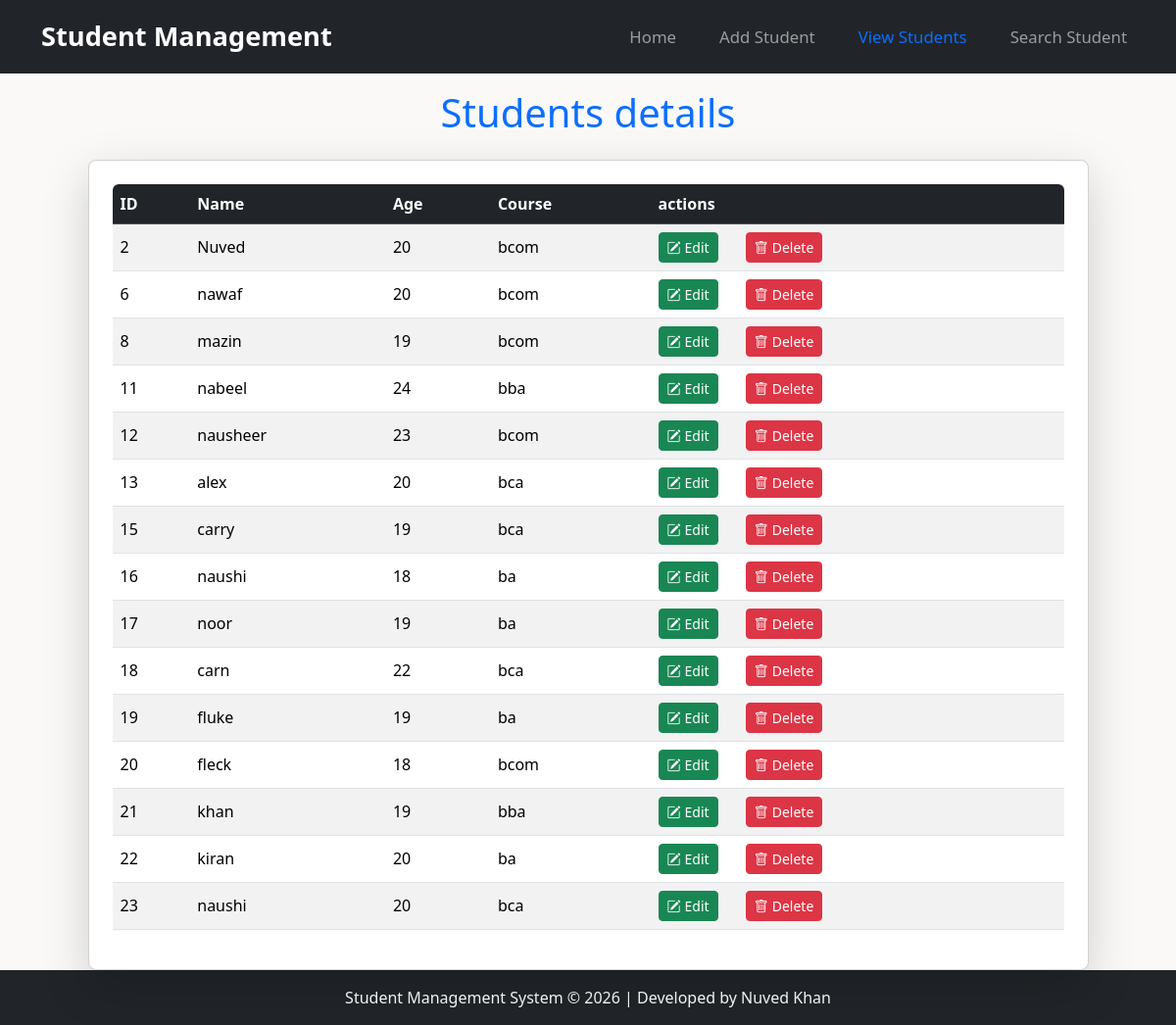
Screenshot of /view_students with the database file from the repository.
### tables this page shows
CREATE TABLE students
             (
              id INTEGER PRIMARY KEY AUTOINCREMENT,
              name TEXT, 
              age INTEGER,
              course TEXT);

### app.py (the view)
@app.route("/view_students")
def view_students():
    c.execute("SELECT * FROM students")
    students = c.fetchall()
    return render_template(
        "view_student.html",
        students=students
    )

### templates/view_student.html (shortened to what this page needs)
<!DOCTYPE html>
<html lang="en">
<head>
    <link href="https://cdn.jsdelivr.net/npm/bootstrap@5.3.7/dist/css/bootstrap.min.css" rel="stylesheet">
    <link rel="stylesheet" href="https://cdn.jsdelivr.net/npm/bootstrap-icons@1.11.3/font/bootstrap-icons.min.css">
    <link rel="stylesheet" href="{{ url_for('static', filename='style.css') }}">
</head>
    <body class="d-flex flex-column min-vh-100">
        <main class="flex-grow-1">
            <nav class="navbar navbar-expand-lg navbar-dark bg-dark">
                <div class="container">
                    <a class="navbar-brand" href="/">Student Management</a>
                    <ul class="navbar-nav ms-auto d-flex flex-row gap-3">
                        <li class="nav-item">
                            <a class="nav-link" href="/">Home</a>
                        </li>
                        <li class="nav-item">
                            <a class="nav-link" href="/add_student">Add Student</a>
                        </li>
                        <li class="nav-item">
                            <a class="nav-link nav" href="/view_students">View Students</a>
                        </li>
                        <li class="nav-item">
                            <a class="nav-link" href="/search_student">Search Student</a>
                        </li>
                    </ul>
                </div>
            </nav>
            <h1 class="text-primary text-center pt-3">Students details
            </h1>
            <div class="container pt-3 ">
                {% if students %}
                <div class="row justify-content-center">
                    <div class="col-md-11">
                        <div class="card shadow-lg rounded-3">
                            <div class="card-body p-4">
                                <div class="table-responsive rounded overflow-hidden">
                                    <table class="table table-hover table-striped align-middle">
                                        <thead class="table-dark">
                                            <tr>
                                                <th>ID</th>
                                                <th>Name</th>
                                                <th>Age</th>
                                                <th>Course</th>
                                                <th>actions</th>
                                            </tr>
                                        </thead>
                                        {% for student in students %}
                                        <tr>
                                            <td>{{ student[0] }}</td>
                                            <td>{{ student[1] }}</td>
                                            <td>{{ student[2] }}</td>
                                            <td>{{ student[3] }}</td>
                                            <td>
                                                <a class="btn btn-success btn-sm me-4 "
                                                    href="/edit_student/{{ student[0] }} "><i
                                                        class="bi bi-pencil-square me-1"></i>Edit</a>
                                                <a class="btn btn-danger btn-sm"
                                                    onclick="return confirm('Are you sure?')"
                                                    href="/delete_student/{{ student[0] }}"><i
                                                        class="bi bi-trash me-1"></i>Delete</a>
                                            </td>
                                        </tr>
                                        {% endfor %}
                                    </table>
                                </div>
                                {% else %}
                                <p>No students found.</p>
                                {% endif %}
                            </div>
                        </div>
                    </div>
                </div>
            </div>
        </main>
    </body>
    <footer class="bg-dark text-white text-center py-3">
        Student Management System © 2026 | Developed by Nuved Khan
    </footer>
</html>

### static/style.css (style rules this page uses)
body { background-color: #faf9f8; }
.card { transition:0.3s; }
.navbar { padding: 12px 0; }
.navbar-brand { font-size: 1.7rem; font-weight: 600; }
.nav-link { font-size: 1.05rem; margin-left: 12px; }

### rows the page displays
students: id "2", name "Nuved", age "20", course "bcom"
students: id "6", name "nawaf", age "20", course "bcom"
students: id "8", name "mazin", age "19", course "bcom"
students: id "11", name "nabeel", age "24", course "bba"
students: id "12", name "nausheer", age "23", course "bcom"
students: id "13", name "alex", age "20", course "bca"
students: id "15", name "carry", age "19", course "bca"
students: id "16", name "naushi", age "18", course "ba"
students: id "17", name "noor", age "19", course "ba"
students: id "18", name "carn", age "22", course "bca"
students: id "19", name "fluke", age "19", course "ba"
students: id "20", name "fleck", age "18", course "bcom"
students: id "21", name "khan", age "19", course "bba"
students: id "22", name "kiran", age "20", course "ba"
students: id "23", name "naushi", age "20", course "bca"
